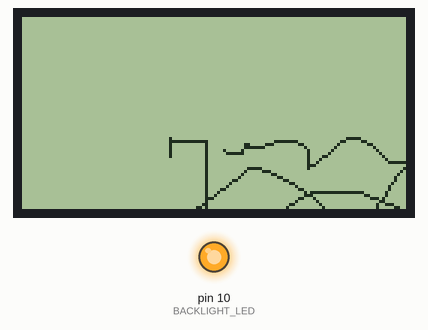
This sketch was run on a simulated Arduino Uno, built with avr-gcc and run on an emulated ATmega328P. On the bench: 128×64 one-colour display, output pins drawn as LEDs (lit = HIGH). Random numbers use the default seed unless the sketch sets one; what the sketch prints to the serial monitor is not drawn.

Above: at 0.6 s.
At 1.1 s:
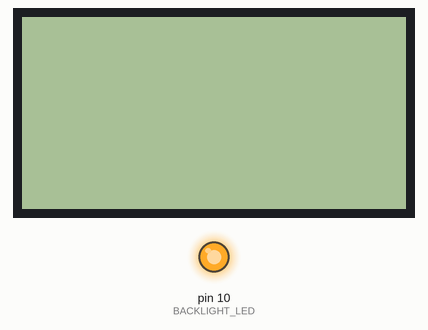

Measured:
- what the display in image 1 shows lasts 7.0 s, from 1.1 s to 8.1 s

The sketch:

Test_ST7565LCD_Coords2.ino
```cpp
#include "ST7565.h"
#include <stdint.h>
#include "TouchScreen.h"

#define YP A2  // must be an analog pin, use "An" notation!
#define XM A3  // must be an analog pin, use "An" notation!
#define YM 4   // can be a digital pin
#define XP 3   // can be a digital pin

int ledPin =  13;    // LED connected to digital pin 13

// For better pressure precision, we need to know the resistance
// between X+ and X- Use any multimeter to read it
// For the one we're using, its 300 ohms across the X plate
TouchScreen ts = TouchScreen(XP, YP, XM, YM, 300);

// the LCD backlight is connected up to a pin so you can turn it on & off
#define BACKLIGHT_LED 10

// pin 9 - Serial data out (SID)
// pin 8 - Serial clock out (SCLK)
// pin 7 - Data/Command select (RS or A0)
// pin 6 - LCD reset (RST)
// pin 5 - LCD chip select (CS)
ST7565 glcd(9, 8, 7, 6, 5);

#define LOGO16_GLCD_HEIGHT 128
#define LOGO16_GLCD_WIDTH  64
#define BLANK_HEIGHT 128
#define BLANK_WIDTH 64

// a bitmap of a 16x16 fruit icon
static unsigned char __attribute__ ((progmem)) food[]={
0x30, 0xf0, 0xf0, 0xf0, 0xf0, 0x30, 0xf8, 0xbe, 0x9f, 0xff, 0xf8, 0xc0, 0xc0, 0xc0, 0x80, 0x00,
0x20, 0x3c, 0x3f, 0x3f, 0x1f, 0x19, 0x1f, 0x7b, 0xfb, 0xfe, 0xfe, 0x07, 0x07, 0x07, 0x03, 0x00, };

static unsigned char __attribute__ ((progmem)) dood [] = {
0x00, 0x00, 0x00, 0x00, 0x00, 0x00, 0x00, 0x00, 0x00, 0x00, 0x00, 0x00, 0x00, 0x00, 0x00, 0x00,
0x00, 0x00, 0x00, 0x00, 0x00, 0x00, 0x00, 0x00, 0x00, 0x00, 0x00, 0x00, 0x00, 0x00, 0x00, 0x00,
0x00, 0x00, 0x00, 0x00, 0x00, 0x00, 0x00, 0x00, 0x00, 0x00, 0x00, 0x00, 0x00, 0x00, 0x00, 0x00,
0x00, 0x00, 0x00, 0x00, 0x00, 0x00, 0x00, 0x00, 0x00, 0x00, 0x00, 0x00, 0x00, 0x00, 0x00, 0x00,
0x00, 0x00, 0x00, 0x00, 0x00, 0x00, 0x00, 0x00, 0x00, 0x00, 0x00, 0x00, 0x00, 0x00, 0x00, 0x00,
0x00, 0x00, 0x00, 0x00, 0x00, 0x00, 0x00, 0x00, 0x00, 0x00, 0x00, 0x00, 0x00, 0x00, 0x00, 0x00,
0x00, 0x00, 0x00, 0x00, 0x00, 0x00, 0x00, 0x00, 0x00, 0x00, 0x00, 0x00, 0x00, 0x00, 0x00, 0x00,
0x00, 0x00, 0x00, 0x00, 0x00, 0x00, 0x00, 0x00, 0x00, 0x00, 0x00, 0x00, 0x00, 0x00, 0x00, 0x00,
0x00, 0x00, 0x00, 0x00, 0x00, 0x00, 0x00, 0x00, 0x00, 0x00, 0x00, 0x00, 0x00, 0x00, 0x00, 0x00,
0x00, 0x00, 0xFE, 0x04, 0x04, 0x04, 0x04, 0x04, 0x04, 0x04, 0x04, 0x04, 0x04, 0x04, 0xFC, 0x00,
0x00, 0x00, 0x00, 0x00, 0x20, 0x40, 0x40, 0x40, 0x40, 0x40, 0x60, 0x18, 0x18, 0x10, 0x10, 0x10,
0x10, 0x10, 0x08, 0x08, 0x08, 0x04, 0x04, 0x04, 0x04, 0x04, 0x04, 0x04, 0x04, 0x08, 0x08, 0x10,
0xE0, 0x00, 0x00, 0x00, 0x00, 0x80, 0x80, 0x40, 0x20, 0x10, 0x08, 0x04, 0x04, 0x02, 0x02, 0x02,
0x02, 0x02, 0x04, 0x04, 0x08, 0x08, 0x10, 0x20, 0x40, 0x80, 0x00, 0x00, 0x00, 0x00, 0x00, 0x00,
0x00, 0x00, 0x00, 0x00, 0x00, 0x00, 0x00, 0x00, 0x00, 0x00, 0x00, 0x00, 0x00, 0x00, 0x00, 0x00,
0x00, 0x00, 0x00, 0x00, 0x00, 0x00, 0x00, 0x00, 0x00, 0x00, 0x00, 0x00, 0x00, 0x00, 0x00, 0x00,
0x00, 0x00, 0x00, 0x00, 0x00, 0x00, 0x00, 0x00, 0x00, 0x00, 0x00, 0x00, 0x00, 0x00, 0x00, 0x00,
0x00, 0x00, 0x00, 0x00, 0x00, 0x00, 0x00, 0x00, 0x00, 0x00, 0x00, 0x00, 0x00, 0x00, 0xFF, 0x00,
0x00, 0x00, 0x00, 0x00, 0x00, 0x00, 0x00, 0x80, 0x80, 0x40, 0x20, 0x10, 0x08, 0x08, 0x08, 0x08,
0x08, 0x10, 0x10, 0x10, 0x20, 0x20, 0x40, 0x40, 0x80, 0x80, 0x00, 0x00, 0x00, 0x00, 0x00, 0x00,
0x0F, 0x04, 0x04, 0x02, 0x01, 0x00, 0x00, 0x00, 0x00, 0x00, 0x00, 0x00, 0x00, 0x00, 0x00, 0x00,
0x00, 0x00, 0x00, 0x00, 0x00, 0x00, 0x00, 0x00, 0x00, 0x00, 0x01, 0x02, 0x02, 0xC2, 0x22, 0x12,
0x0A, 0x06, 0x03, 0x01, 0x00, 0x00, 0x00, 0x00, 0x00, 0x00, 0x00, 0x00, 0x00, 0x00, 0x00, 0x00,
0x00, 0x00, 0x00, 0x00, 0x00, 0x00, 0x00, 0x00, 0x00, 0x00, 0x00, 0x00, 0x00, 0x00, 0x00, 0x00,
0x00, 0x00, 0x00, 0x00, 0x00, 0x00, 0x00, 0x00, 0x00, 0x00, 0x00, 0x00, 0x00, 0x00, 0x00, 0x00,
0x00, 0x00, 0x00, 0x00, 0x00, 0x00, 0x00, 0x00, 0x00, 0x00, 0x00, 0x00, 0x00, 0x80, 0xFF, 0x20,
0x20, 0x10, 0x08, 0x04, 0x04, 0x02, 0x01, 0x00, 0x00, 0x00, 0x00, 0x00, 0x00, 0x00, 0x00, 0x00,
0x00, 0x00, 0x00, 0x00, 0x00, 0x00, 0x00, 0x00, 0x00, 0x00, 0x81, 0x81, 0x42, 0x24, 0x24, 0x18,
0x10, 0x18, 0x28, 0x48, 0x88, 0x08, 0x08, 0x08, 0x08, 0x08, 0x08, 0x08, 0x08, 0x08, 0x08, 0x08,
0x08, 0x08, 0x08, 0x10, 0x10, 0x20, 0x20, 0xA0, 0x40, 0x60, 0x98, 0x86, 0x81, 0x00, 0x00, 0x00,
0x00, 0x00, 0x00, 0x00, 0x00, 0x00, 0x00, 0x00, 0x00, 0x00, 0x00, 0x00, 0x00, 0x00, 0x00, 0x00,
0x00, 0x00, 0x00, 0x00, 0x00, 0x00, 0x00, 0x00, 0x00, 0x00, 0x00, 0x00, 0x00, 0x00, 0x00, 0x00,
0x00, 0x00, 0x00, 0x00, 0x00, 0x00, 0x00, 0x00, 0x04, 0x0C, 0x18, 0x30, 0xF8, 0xF0, 0xE0, 0x20,
0x20, 0x10, 0x10, 0x08, 0x08, 0x08, 0x08, 0x04, 0x04, 0x02, 0x02, 0x01, 0x01, 0x00, 0xFF, 0x00,
0x00, 0x00, 0x00, 0x00, 0x00, 0x00, 0x00, 0x00, 0xC0, 0xE0, 0x30, 0x00, 0x00, 0x00, 0x00, 0x00,
0x00, 0x00, 0x80, 0x40, 0x20, 0x10, 0x08, 0x04, 0x02, 0x01, 0x00, 0x00, 0x00, 0x00, 0x00, 0x00,
0x00, 0x00, 0x00, 0x00, 0x00, 0x01, 0x02, 0x04, 0x38, 0xE0, 0x00, 0x00, 0x00, 0x00, 0x00, 0x00,
0x00, 0x00, 0x80, 0x60, 0x18, 0x04, 0x02, 0x01, 0x00, 0x00, 0x00, 0x00, 0x00, 0x01, 0x01, 0x02,
0x04, 0x08, 0x10, 0x20, 0x40, 0x80, 0x00, 0x00, 0x00, 0x00, 0x00, 0x00, 0x00, 0x00, 0x00, 0x00,
0x00, 0x00, 0x00, 0x00, 0x00, 0x00, 0x00, 0x00, 0x00, 0x00, 0x00, 0x00, 0x00, 0x00, 0x00, 0x00,
0x00, 0x00, 0x00, 0x00, 0x00, 0x00, 0x00, 0x00, 0x00, 0x00, 0x00, 0x00, 0x00, 0x01, 0x02, 0x07,
0x0F, 0x1E, 0x3C, 0x78, 0xF0, 0xF0, 0x90, 0x10, 0x10, 0x10, 0x10, 0x10, 0x10, 0x10, 0x1F, 0x10,
0x10, 0x90, 0xD0, 0xF0, 0x38, 0x1C, 0x0E, 0x07, 0x01, 0x00, 0x00, 0x00, 0x00, 0x00, 0x00, 0x00,
0x00, 0x0F, 0x30, 0x20, 0x20, 0x20, 0x10, 0x10, 0x10, 0x10, 0x10, 0x08, 0x08, 0x08, 0x04, 0x04,
0x04, 0x04, 0x02, 0x02, 0x02, 0x02, 0x01, 0x01, 0x01, 0x00, 0x00, 0x00, 0x00, 0x00, 0xC0, 0x30,
0x0C, 0x03, 0x00, 0x00, 0x00, 0x00, 0x00, 0x00, 0x00, 0x00, 0x00, 0x00, 0x00, 0x00, 0x00, 0x00,
0x00, 0x00, 0x00, 0x00, 0x00, 0x00, 0x01, 0x02, 0x04, 0x18, 0x60, 0x80, 0x00, 0x00, 0x00, 0x00,
0x00, 0x00, 0x00, 0x00, 0x00, 0x00, 0x00, 0x00, 0x00, 0x00, 0x00, 0x00, 0x00, 0x00, 0x00, 0x00,
0x00, 0x00, 0x00, 0x00, 0x00, 0x00, 0x00, 0x00, 0x00, 0x00, 0x00, 0x00, 0x00, 0x00, 0x00, 0x00,
0x00, 0x00, 0x00, 0x00, 0x01, 0x02, 0x0D, 0x17, 0x2E, 0x78, 0xF8, 0x70, 0x60, 0x30, 0x38, 0x1C,
0x0E, 0x03, 0x01, 0x00, 0x00, 0x00, 0x00, 0x00, 0x00, 0x00, 0x00, 0x00, 0x00, 0x00, 0x00, 0x00,
0x00, 0x00, 0x00, 0x00, 0x00, 0x00, 0x00, 0x00, 0x00, 0x00, 0x00, 0x00, 0x00, 0x00, 0x00, 0x00,
0x00, 0x00, 0x00, 0x00, 0x00, 0x00, 0x00, 0x00, 0x00, 0x00, 0x00, 0x00, 0x00, 0x00, 0x0F, 0x30,
0x40, 0x40, 0x80, 0x00, 0x00, 0x00, 0x00, 0x00, 0x00, 0x00, 0x00, 0x00, 0x00, 0x00, 0x00, 0x00,
0x00, 0x00, 0x00, 0x00, 0x00, 0x00, 0x00, 0x00, 0x00, 0x00, 0x00, 0xFF, 0x00, 0x00, 0x00, 0x00,
0x00, 0x00, 0x00, 0x00, 0x00, 0x00, 0x00, 0x00, 0x00, 0x00, 0x00, 0x00, 0x00, 0x00, 0x00, 0x00,
0x00, 0x00, 0x00, 0x00, 0x00, 0x00, 0x00, 0x00, 0x00, 0x00, 0x00, 0x00, 0x00, 0x00, 0x00, 0x00,
0x00, 0x00, 0x00, 0x00, 0x00, 0x00, 0x00, 0x00, 0x00, 0x00, 0x00, 0x00, 0x00, 0x00, 0x00, 0x00,
0x00, 0x00, 0x00, 0x00, 0x00, 0x00, 0x00, 0x00, 0x00, 0x00, 0x00, 0x00, 0x00, 0x00, 0x00, 0x00,
0x00, 0x00, 0x00, 0x00, 0x00, 0x00, 0x00, 0x00, 0x00, 0x00, 0x00, 0x00, 0x00, 0x00, 0x00, 0x00,
0x00, 0x00, 0x00, 0x00, 0x00, 0x00, 0x00, 0x00, 0x00, 0x00, 0x00, 0x00, 0x00, 0x00, 0x00, 0x00,
0x00, 0x00, 0x00, 0x01, 0x02, 0x02, 0x04, 0x04, 0x08, 0x08, 0x08, 0x08, 0x08, 0x08, 0x08, 0x08,
0x08, 0x08, 0x08, 0x08, 0x08, 0x08, 0x08, 0x08, 0x04, 0x04, 0x02, 0x03, 0x00, 0x00, 0x00, 0x00,
0x00, 0x00, 0x00, 0x00, 0x00, 0x00, 0x00, 0x00, 0x00, 0x00, 0x00, 0x00, 0x00, 0x00, 0x00, 0x00
};


// The setup() method runs once, when the sketch starts
void setup()   {
  Serial.begin(9600);

  Serial.print(freeRam());

  // turn on backlight
  pinMode(BACKLIGHT_LED, OUTPUT);
  digitalWrite(BACKLIGHT_LED, HIGH);

  // initialize and set the contrast to 0x18
  glcd.begin(0x18);
  glcd.clear();
}

//testdrawbitmap(dood, LOGO16_GLCD_HEIGHT, LOGO16_GLCD_WIDTH);
#define NUMFLAKES 1
#define XPOS 40
#define YPOS 40

void testdrawbitmap(const uint8_t *bitmap, uint8_t w, uint8_t h) {


  uint8_t icons[10][3];
  srandom(777);     // whatever seed

  // initialize
  for (uint8_t f=0; f< NUMFLAKES; f++) {
    icons[f][XPOS] = random() % 128;
    Serial.print("X = "); Serial.print(XPOS);
    //icons[f][XPOS] = 1;
    icons[f][YPOS] = random() % 64;
  }


    // draw icon
    for (uint8_t f=0; f< NUMFLAKES; f++) {
      glcd.drawbitmap(icons[f][XPOS], icons[f][YPOS], dood, w, h, BLACK);
      Serial.print("X = ");
    }
    glcd.display();
    delay(500);
    for (uint8_t f=0; f< NUMFLAKES; f++) {
      glcd.drawbitmap(icons[f][XPOS], icons[f][YPOS],  dood, w, h, 0);
      Serial.print("Y = ");
    }
    glcd.display();
    delay(7000);
    //glcd.clear();

}
void loop() {
testdrawbitmap(dood, LOGO16_GLCD_HEIGHT, LOGO16_GLCD_WIDTH);
}


// this handy function will return the number of bytes currently free in RAM, great for debugging!
int freeRam(void)
{
  extern int  __bss_end;
  extern int  *__brkval;
  int free_memory;
  if((int)__brkval == 0) {
    free_memory = ((int)&free_memory) - ((int)&__bss_end);
  }
  else {
    free_memory = ((int)&free_memory) - ((int)__brkval);
  }
  return free_memory;
}


/*touchscreen crapola
  // a point object holds x y and z coordinates
  Point p = ts.getPoint();

  // we have some minimum pressure we consider 'valid'
  // pressure of 0 means no pressing!
  if (p.z > ts.pressureThreshhold) {
     Serial.print("X = "); Serial.print(p.x);
     Serial.print("\tY = "); Serial.print(p.y);
     Serial.print("\tPressure = "); Serial.println(p.z);
  }

  delay(100);
  */
```
